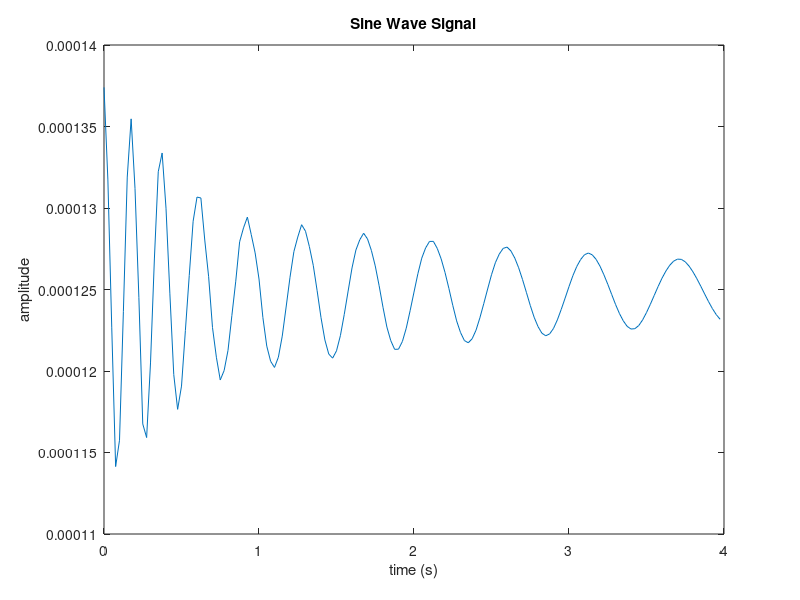
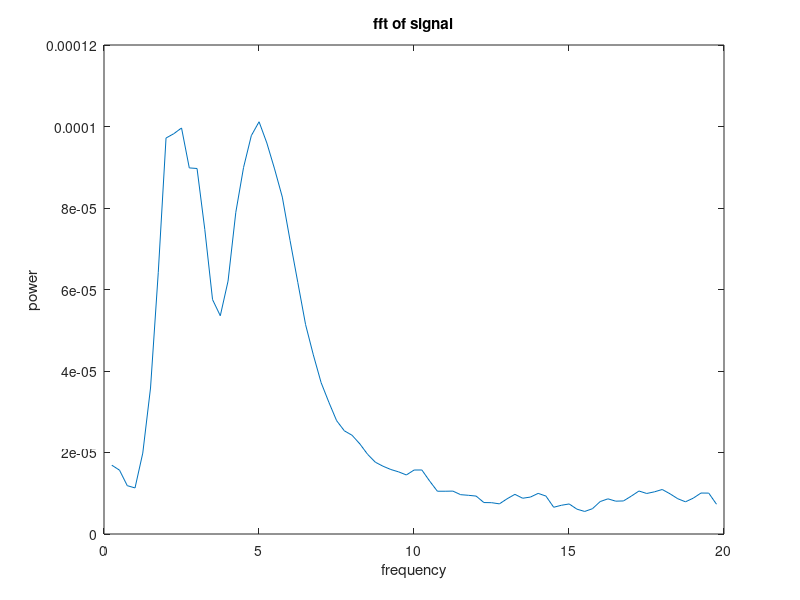

Write MATLAB code to recreate these figures, in order.
%%%%%%%%%%%%%%%%%%%%%%%%%%%%%%%%%%%%%%%%%%%
% this file will read in data from .txt file
% it will then take the fft of the data
% and plot the output
%%%%%%%%%%%%%%%%%%%%%%%%%%%%%%%%%%%%%%%%%%

% extract the data: 

A = importdata('resonance_pts.txt');


% split the data up into the signal and time arrays:
y = A(:,1); 
t = A(:,2); 

n = length(y);

% number of sample points: 

Fs = 1/abs((t(2)-t(3)));
start = 2; 
%nfft = 1024;   % length of the fft domain, should be a power of 2 

x = fft(y,n);

x = abs(x(start:n/2));% only want half of the data since fft is symmetric

f = (start-1:n/2-1)*Fs/n;   % frequency vector


%plotting output
figure(1);
plot(t,y);
title('Sine Wave Signal'); 
xlabel('time (s)');
ylabel('amplitude');

figure(2)
plot(f,x);
title('fft of signal')
xlabel('frequency')
ylabel('power')
